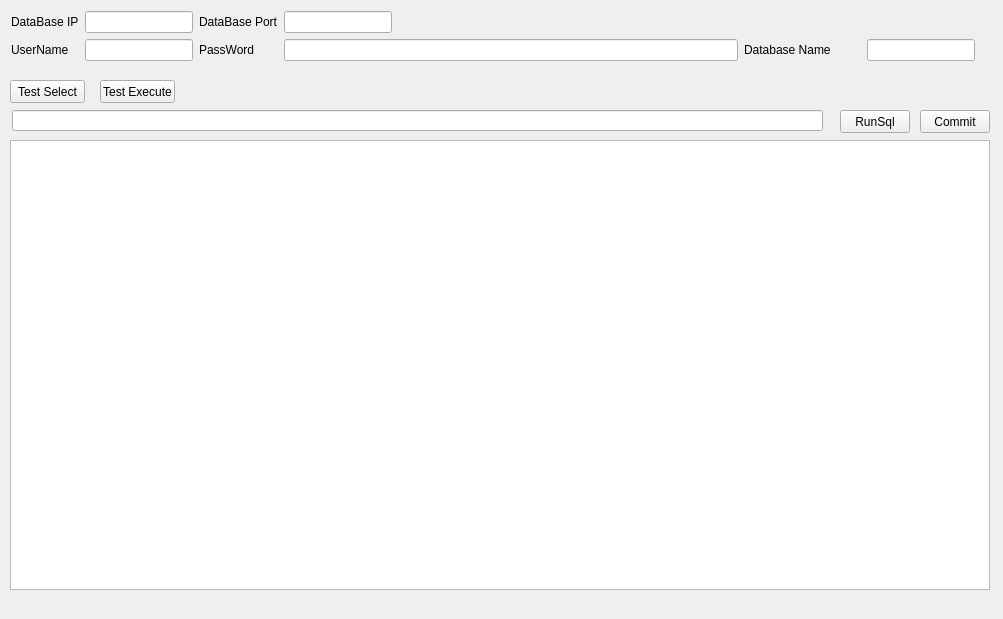
<?xml version="1.0" encoding="UTF-8"?>
<ui version="4.0">
 <class>QDMDataBaseTester</class>
 <widget class="QMainWindow" name="QDMDataBaseTester">
  <property name="geometry">
   <rect>
    <x>0</x>
    <y>0</y>
    <width>1003</width>
    <height>619</height>
   </rect>
  </property>
  <property name="windowTitle">
   <string>QDMDataBaseTester</string>
  </property>
  <widget class="QWidget" name="centralwidget">
   <widget class="QMyTableView" name="m_listInfo">
    <property name="geometry">
     <rect>
      <x>10</x>
      <y>140</y>
      <width>980</width>
      <height>450</height>
     </rect>
    </property>
   </widget>
   <widget class="QPushButton" name="m_btnCommit">
    <property name="geometry">
     <rect>
      <x>920</x>
      <y>110</y>
      <width>70</width>
      <height>23</height>
     </rect>
    </property>
    <property name="text">
     <string>Commit</string>
    </property>
   </widget>
   <widget class="QLineEdit" name="m_editSql">
    <property name="geometry">
     <rect>
      <x>12</x>
      <y>110</y>
      <width>811</width>
      <height>21</height>
     </rect>
    </property>
   </widget>
   <widget class="QPushButton" name="m_btnTestSelect">
    <property name="geometry">
     <rect>
      <x>10</x>
      <y>80</y>
      <width>75</width>
      <height>23</height>
     </rect>
    </property>
    <property name="text">
     <string>Test Select</string>
    </property>
   </widget>
   <widget class="QPushButton" name="m_btnTestExecute">
    <property name="geometry">
     <rect>
      <x>100</x>
      <y>80</y>
      <width>75</width>
      <height>23</height>
     </rect>
    </property>
    <property name="text">
     <string>Test Execute</string>
    </property>
   </widget>
   <widget class="QPushButton" name="m_btnRunSql">
    <property name="geometry">
     <rect>
      <x>840</x>
      <y>110</y>
      <width>70</width>
      <height>23</height>
     </rect>
    </property>
    <property name="sizePolicy">
     <sizepolicy hsizetype="Fixed" vsizetype="Fixed">
      <horstretch>0</horstretch>
      <verstretch>0</verstretch>
     </sizepolicy>
    </property>
    <property name="text">
     <string>RunSql</string>
    </property>
   </widget>
   <widget class="QWidget" name="layoutWidget">
    <property name="geometry">
     <rect>
      <x>11</x>
      <y>11</y>
      <width>981</width>
      <height>50</height>
     </rect>
    </property>
    <layout class="QGridLayout" name="gridLayout">
     <item row="0" column="0">
      <widget class="QLabel" name="label">
       <property name="sizePolicy">
        <sizepolicy hsizetype="Fixed" vsizetype="Fixed">
         <horstretch>0</horstretch>
         <verstretch>0</verstretch>
        </sizepolicy>
       </property>
       <property name="text">
        <string>DataBase IP</string>
       </property>
      </widget>
     </item>
     <item row="0" column="1">
      <widget class="QLineEdit" name="m_editIP">
       <property name="sizePolicy">
        <sizepolicy hsizetype="Fixed" vsizetype="Fixed">
         <horstretch>0</horstretch>
         <verstretch>0</verstretch>
        </sizepolicy>
       </property>
      </widget>
     </item>
     <item row="0" column="2">
      <widget class="QLabel" name="label_2">
       <property name="sizePolicy">
        <sizepolicy hsizetype="Fixed" vsizetype="Fixed">
         <horstretch>0</horstretch>
         <verstretch>0</verstretch>
        </sizepolicy>
       </property>
       <property name="text">
        <string>DataBase Port</string>
       </property>
      </widget>
     </item>
     <item row="0" column="3">
      <widget class="QLineEdit" name="m_editPort">
       <property name="sizePolicy">
        <sizepolicy hsizetype="Fixed" vsizetype="Fixed">
         <horstretch>0</horstretch>
         <verstretch>0</verstretch>
        </sizepolicy>
       </property>
       <property name="sizeIncrement">
        <size>
         <width>60</width>
         <height>23</height>
        </size>
       </property>
      </widget>
     </item>
     <item row="0" column="4" colspan="2">
      <spacer name="horizontalSpacer_2">
       <property name="orientation">
        <enum>Qt::Horizontal</enum>
       </property>
       <property name="sizeType">
        <enum>QSizePolicy::MinimumExpanding</enum>
       </property>
       <property name="sizeHint" stdset="0">
        <size>
         <width>248</width>
         <height>20</height>
        </size>
       </property>
      </spacer>
     </item>
     <item row="1" column="0">
      <widget class="QLabel" name="label_3">
       <property name="sizePolicy">
        <sizepolicy hsizetype="Fixed" vsizetype="Fixed">
         <horstretch>0</horstretch>
         <verstretch>0</verstretch>
        </sizepolicy>
       </property>
       <property name="minimumSize">
        <size>
         <width>47</width>
         <height>16</height>
        </size>
       </property>
       <property name="text">
        <string>UserName</string>
       </property>
      </widget>
     </item>
     <item row="1" column="1">
      <widget class="QLineEdit" name="m_editUserName">
       <property name="sizePolicy">
        <sizepolicy hsizetype="Fixed" vsizetype="Fixed">
         <horstretch>0</horstretch>
         <verstretch>0</verstretch>
        </sizepolicy>
       </property>
      </widget>
     </item>
     <item row="1" column="2">
      <widget class="QLabel" name="label_4">
       <property name="sizePolicy">
        <sizepolicy hsizetype="Fixed" vsizetype="Fixed">
         <horstretch>0</horstretch>
         <verstretch>0</verstretch>
        </sizepolicy>
       </property>
       <property name="text">
        <string>PassWord</string>
       </property>
      </widget>
     </item>
     <item row="1" column="3">
      <widget class="QLineEdit" name="m_editPassWord">
       <property name="sizePolicy">
        <sizepolicy hsizetype="MinimumExpanding" vsizetype="Fixed">
         <horstretch>0</horstretch>
         <verstretch>0</verstretch>
        </sizepolicy>
       </property>
      </widget>
     </item>
     <item row="1" column="4">
      <widget class="QLabel" name="label_5">
       <property name="enabled">
        <bool>true</bool>
       </property>
       <property name="sizePolicy">
        <sizepolicy hsizetype="Fixed" vsizetype="Fixed">
         <horstretch>0</horstretch>
         <verstretch>0</verstretch>
        </sizepolicy>
       </property>
       <property name="text">
        <string>Database Name</string>
       </property>
      </widget>
     </item>
     <item row="1" column="5">
      <widget class="QLineEdit" name="m_editDBName">
       <property name="sizePolicy">
        <sizepolicy hsizetype="Fixed" vsizetype="Fixed">
         <horstretch>0</horstretch>
         <verstretch>0</verstretch>
        </sizepolicy>
       </property>
      </widget>
     </item>
    </layout>
   </widget>
  </widget>
 </widget>
 <customwidgets>
  <customwidget>
   <class>QMyTableView</class>
   <extends>QTableView</extends>
   <header location="global">QMyTableView.h</header>
  </customwidget>
 </customwidgets>
 <resources/>
 <connections/>
</ui>
